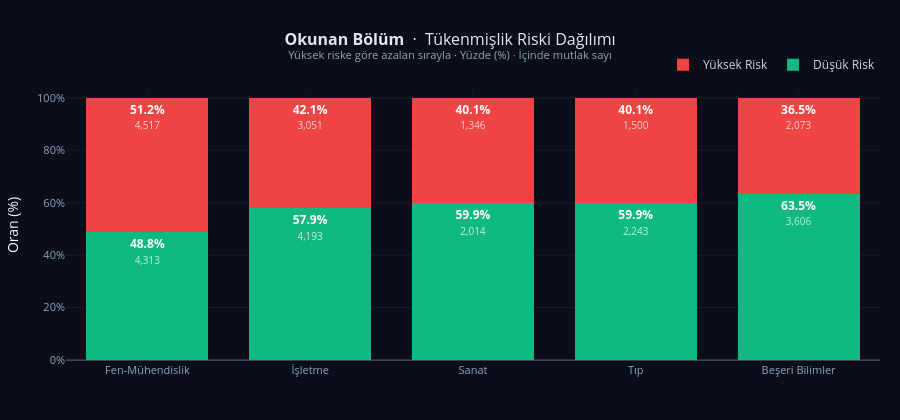
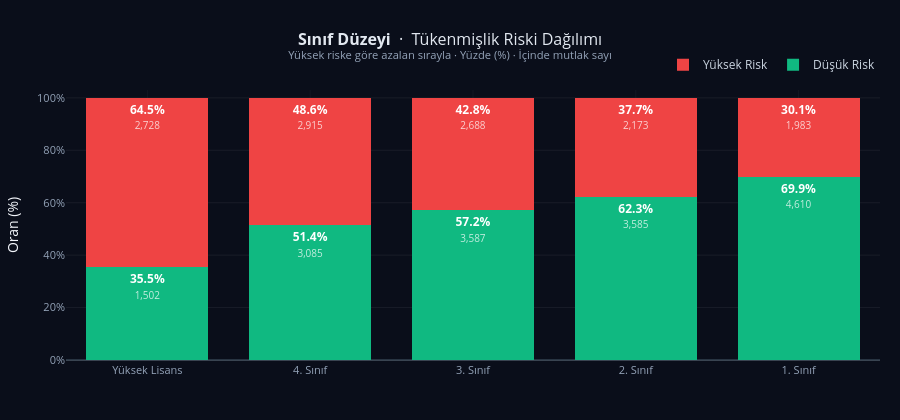

The notebook cell these images were saved under, in order:
### Markdown cell above
<div style="background:linear-gradient(135deg,#0d1117 0%,#161b22 100%);padding:20px 24px;border-radius:12px;border:1px solid rgba(167,139,250,0.15);margin-top:12px;box-shadow:0 4px 20px rgba(0,0,0,0.3);">
<div style="display:flex;align-items:center;gap:8px;margin-bottom:10px;">
<div style="width:3px;height:18px;background:linear-gradient(180deg,#a78bfa,#7c3aed);border-radius:1.5px;flex-shrink:0;"></div>
<h4 style="color:#c7d2fe;font-size:0.95em;font-weight:700;margin:0;">Veri Analisti Yorumu (Tekil Değişkenlerin Hedef Değişken ile Olan İlişkisi)</h4>
</div>
<p style="color:#cbd5e1;font-size:0.83em;line-height:1.5;margin:0;">
Sayısal değişkenlerin hedef risk seviyeleri kırılımındaki kutu grafikleri (box-plot) ve dağılımları incelendiğinde son derece önemli çıkarımlar elde edilmiştir:
<br>1. <strong>Weekly_GenAI_Hours & Perceived_AI_Dependency:</strong> Haftalık YZ kullanım saatleri arttıkça ve bağımlılık algısı yükseldikçe, öğrencilerin ezici çoğunluğunun <strong>High</strong> risk grubunda toplandığı görülmektedir. Bu iki değişken en güçlü risk belirleyicileridir.
<br>2. <strong>Traditional_Study_Hours:</strong> Geleneksel yöntemlerle çalışmaya daha fazla zaman ayıran öğrencilerin tükenmişlik riskinin azaldığı (negatif ilişki) gözlenmektedir. Bu durum geleneksel ders çalışmanın koruyucu etkisini doğrular.
<br>3. <strong>Anxiety_Level_During_Exams:</strong> Sınav anksiyetesi yüksek olan öğrencilerin High risk seviyesine girme eğilimi çok daha yüksektir.
<br>4. <strong>Tool_Diversity:</strong> Çok sayıda farklı YZ aracının aynı anda kullanılması (4 veya 5 araç), box plot yerine bar grafiklerinden de görüleceği üzere bilişsel adaptasyon yükünü artırarak risk düzeyini hafifçe yukarı taşımaktadır.
<br>5. <strong>Beceri Kalıcılık Skoru:</strong> Zayıf hafıza kalıcılık skoruna sahip öğrencilerde tükenmişlik riski daha yaygındır. (GPA bloğu ablation kararıyla modelden çıkarıldı.)
</p>
</div>

### Code cell
# 2.6 Kategorik Değişkenlerin Dağılımları
cat_cols = ['Okunan Bölüm', 'Sınıf Düzeyi', 'Birincil Kullanım Amacı',
            'Prompt Yazma Becerisi', 'Ücretli Abonelik', 'Kurum Politikası']
colors = {'Düşük': '#10b981', 'Yüksek': '#ef4444'}

for col in cat_cols:
    temp_df = df.copy()
    if temp_df[col].dtype == 'bool':
        temp_df[col] = temp_df[col].map({True: 'Abonelik Var', False: 'Abonelik Yok'})

    total_per_cat = temp_df.groupby(col, observed=True).size().rename('Toplam')
    plot_data = temp_df.groupby([col, TARGET], observed=True).size().reset_index(name='Sayı')
    plot_data = plot_data.merge(total_per_cat, on=col)
    plot_data['Oran (%)'] = (plot_data['Sayı'] / plot_data['Toplam'] * 100).round(1)

    # Yüksek risk oranına göre sırala
    order = (
        plot_data[plot_data[TARGET] == 'Yüksek']
        .set_index(col)['Oran (%)']
        .sort_values(ascending=False)
        .index.tolist()
    )
    plot_data[col] = pd.Categorical(plot_data[col], categories=order, ordered=True)
    plot_data = plot_data.sort_values(col)

    fig = go.Figure()

    for risk, color in colors.items():
        subset = plot_data[plot_data[TARGET] == risk]
        fig.add_trace(go.Bar(
            x=subset[col].astype(str),
            y=subset['Oran (%)'],
            name=risk + ' Risk',
            marker_color=color,
            marker_line_width=0,
            text=[f"<b>{r}%</b><br><span style='font-size:10px;opacity:0.75'>{n:,}</span>"
                  for r, n in zip(subset['Oran (%)'], subset['Sayı'])],
            textposition='inside',
            textfont=dict(size=12, color='white'),
            hovertemplate=(
                f"<b>{col}</b>: %{{x}}<br>"
                f"Risk: {risk}<br>"
                "Oran: %{y:.1f}%<br>"
                "Öğrenci: %{customdata:,}<extra></extra>"
            ),
            customdata=subset['Sayı'],
        ))

    fig.update_layout(
        barmode='stack',
        title=dict(
            text=(
                f"<b>{col}</b>  ·  Tükenmişlik Riski Dağılımı"
                "<br><sup style='color:#94a3b8'>Yüksek riske göre azalan sırayla · Yüzde (%) · İçinde mutlak sayı</sup>"
            ),
            font=dict(size=16, color='#e2e8f0'),
            x=0.5, xanchor='center'
        ),
        template='plotly_dark',
        paper_bgcolor='#0a0e1a',
        plot_bgcolor='#0a0e1a',
        legend=dict(
            orientation='h', yanchor='bottom', y=1.04,
            xanchor='right', x=1,
            font=dict(size=12, color='#cbd5e1'),
            bgcolor='rgba(0,0,0,0)'
        ),
        xaxis=dict(
            title=None,
            tickfont=dict(size=11, color='#94a3b8'),
            gridcolor='rgba(255,255,255,0.04)',
            linecolor='rgba(255,255,255,0.08)'
        ),
        yaxis=dict(
            title='Oran (%)',
            range=[0, 103],
            tickfont=dict(size=11, color='#94a3b8'),
            gridcolor='rgba(255,255,255,0.06)',
            ticksuffix='%'
        ),
        margin=dict(t=90, b=60, l=60, r=20),
        height=420,
        bargap=0.25,
    )

    # Kategori başına toplam n etiketi (x ekseninin hemen altında)
    totals = plot_data.drop_duplicates(col)[['Toplam']].set_index(plot_data.drop_duplicates(col)[col].astype(str))
    for cat in order:
        n = int(totals.loc[cat, 'Toplam'])
        fig.add_annotation(
            x=cat, y=-8, text=f"n={n:,}",
            showarrow=False, yref='y',
            font=dict(size=9, color='#64748b'),
            xanchor='center'
        )

    fig.show()

    try:
        fig.write_image(f"{FIGURES_DIR}eda_categorical_{col}.png", scale=2)
    except Exception:
        pass

### Figure 1 — Plotly figure (JSON) as saved in the notebook; plotly's stock layout.template omitted (floating-point values rounded to 4 significant figures)
{"data": [{"customdata": [4313, 4193, 2014, 2243, 3606], "hovertemplate": "<b>Okunan Bölüm</b>: %{x}<br>Risk: Düşük<br>Oran: %{y:.1f}%<br>Öğrenci: %{customdata:,}<extra></extra>", "marker": {"color": "#10b981", "line": {"width": 0}}, "name": "Düşük Risk", "text": ["<b>48.8%</b><br><span style='font-size:10px;opacity:0.75'>4,313</span>", "<b>57.9%</b><br><span style='font-size:10px;opacity:0.75'>4,193</span>", "<b>59.9%</b><br><span style='font-size:10px;opacity:0.75'>2,014</span>", "<b>59.9%</b><br><span style='font-size:10px;opacity:0.75'>2,243</span>", "<b>63.5%</b><br><span style='font-size:10px;opacity:0.75'>3,606</span>"], "textfont": {"color": "white", "size": 12}, "textposition": "inside", "type": "bar", "x": ["Fen-Mühendislik", "İşletme", "Sanat", "Tıp", "Beşeri Bilimler"], "y": [48.8, 57.9, 59.9, 59.9, 63.5]}, {"customdata": [4517, 3051, 1346, 1500, 2073], "hovertemplate": "<b>Okunan Bölüm</b>: %{x}<br>Risk: Yüksek<br>Oran: %{y:.1f}%<br>Öğrenci: %{customdata:,}<extra></extra>", "marker": {"color": "#ef4444", "line": {"width": 0}}, "name": "Yüksek Risk", "text": ["<b>51.2%</b><br><span style='font-size:10px;opacity:0.75'>4,517</span>", "<b>42.1%</b><br><span style='font-size:10px;opacity:0.75'>3,051</span>", "<b>40.1%</b><br><span style='font-size:10px;opacity:0.75'>1,346</span>", "<b>40.1%</b><br><span style='font-size:10px;opacity:0.75'>1,500</span>", "<b>36.5%</b><br><span style='font-size:10px;opacity:0.75'>2,073</span>"], "textfont": {"color": "white", "size": 12}, "textposition": "inside", "type": "bar", "x": ["Fen-Mühendislik", "İşletme", "Sanat", "Tıp", "Beşeri Bilimler"], "y": [51.2, 42.1, 40.1, 40.1, 36.5]}], "layout": {"annotations": [{"font": {"color": "#64748b", "size": 9}, "showarrow": false, "text": "n=8,830", "x": "Fen-Mühendislik", "xanchor": "center", "y": -8, "yref": "y"}, {"font": {"color": "#64748b", "size": 9}, "showarrow": false, "text": "n=7,244", "x": "İşletme", "xanchor": "center", "y": -8, "yref": "y"}, {"font": {"color": "#64748b", "size": 9}, "showarrow": false, "text": "n=3,360", "x": "Sanat", "xanchor": "center", "y": -8, "yref": "y"}, {"font": {"color": "#64748b", "size": 9}, "showarrow": false, "text": "n=3,743", "x": "Tıp", "xanchor": "center", "y": -8, "yref": "y"}, {"font": {"color": "#64748b", "size": 9}, "showarrow": false, "text": "n=5,679", "x": "Beşeri Bilimler", "xanchor": "center", "y": -8, "yref": "y"}], "bargap": 0.25, "barmode": "stack", "height": 420, "legend": {"bgcolor": "rgba(0,0,0,0)", "font": {"color": "#cbd5e1", "size": 12}, "orientation": "h", "x": 1, "xanchor": "right", "y": 1.04, "yanchor": "bottom"}, "margin": {"b": 60, "l": 60, "r": 20, "t": 90}, "paper_bgcolor": "#0a0e1a", "plot_bgcolor": "#0a0e1a", "title": {"font": {"color": "#e2e8f0", "size": 16}, "text": "<b>Okunan Bölüm</b>  ·  Tükenmişlik Riski Dağılımı<br><sup style='color:#94a3b8'>Yüksek riske göre azalan sırayla · Yüzde (%) · İçinde mutlak sayı</sup>", "x": 0.5, "xanchor": "center"}, "xaxis": {"gridcolor": "rgba(255,255,255,0.04)", "linecolor": "rgba(255,255,255,0.08)", "tickfont": {"color": "#94a3b8", "size": 11}, "title": {}}, "yaxis": {"gridcolor": "rgba(255,255,255,0.06)", "range": [0, 103], "tickfont": {"color": "#94a3b8", "size": 11}, "ticksuffix": "%", "title": {"text": "Oran (%)"}}}}

### Figure 2 — Plotly figure (JSON) as saved in the notebook; plotly's stock layout.template omitted (floating-point values rounded to 4 significant figures)
{"data": [{"customdata": [1502, 3085, 3587, 3585, 4610], "hovertemplate": "<b>Sınıf Düzeyi</b>: %{x}<br>Risk: Düşük<br>Oran: %{y:.1f}%<br>Öğrenci: %{customdata:,}<extra></extra>", "marker": {"color": "#10b981", "line": {"width": 0}}, "name": "Düşük Risk", "text": ["<b>35.5%</b><br><span style='font-size:10px;opacity:0.75'>1,502</span>", "<b>51.4%</b><br><span style='font-size:10px;opacity:0.75'>3,085</span>", "<b>57.2%</b><br><span style='font-size:10px;opacity:0.75'>3,587</span>", "<b>62.3%</b><br><span style='font-size:10px;opacity:0.75'>3,585</span>", "<b>69.9%</b><br><span style='font-size:10px;opacity:0.75'>4,610</span>"], "textfont": {"color": "white", "size": 12}, "textposition": "inside", "type": "bar", "x": ["Yüksek Lisans", "4. Sınıf", "3. Sınıf", "2. Sınıf", "1. Sınıf"], "y": [35.5, 51.4, 57.2, 62.3, 69.9]}, {"customdata": [2728, 2915, 2688, 2173, 1983], "hovertemplate": "<b>Sınıf Düzeyi</b>: %{x}<br>Risk: Yüksek<br>Oran: %{y:.1f}%<br>Öğrenci: %{customdata:,}<extra></extra>", "marker": {"color": "#ef4444", "line": {"width": 0}}, "name": "Yüksek Risk", "text": ["<b>64.5%</b><br><span style='font-size:10px;opacity:0.75'>2,728</span>", "<b>48.6%</b><br><span style='font-size:10px;opacity:0.75'>2,915</span>", "<b>42.8%</b><br><span style='font-size:10px;opacity:0.75'>2,688</span>", "<b>37.7%</b><br><span style='font-size:10px;opacity:0.75'>2,173</span>", "<b>30.1%</b><br><span style='font-size:10px;opacity:0.75'>1,983</span>"], "textfont": {"color": "white", "size": 12}, "textposition": "inside", "type": "bar", "x": ["Yüksek Lisans", "4. Sınıf", "3. Sınıf", "2. Sınıf", "1. Sınıf"], "y": [64.5, 48.6, 42.8, 37.7, 30.1]}], "layout": {"annotations": [{"font": {"color": "#64748b", "size": 9}, "showarrow": false, "text": "n=4,230", "x": "Yüksek Lisans", "xanchor": "center", "y": -8, "yref": "y"}, {"font": {"color": "#64748b", "size": 9}, "showarrow": false, "text": "n=6,000", "x": "4. Sınıf", "xanchor": "center", "y": -8, "yref": "y"}, {"font": {"color": "#64748b", "size": 9}, "showarrow": false, "text": "n=6,275", "x": "3. Sınıf", "xanchor": "center", "y": -8, "yref": "y"}, {"font": {"color": "#64748b", "size": 9}, "showarrow": false, "text": "n=5,758", "x": "2. Sınıf", "xanchor": "center", "y": -8, "yref": "y"}, {"font": {"color": "#64748b", "size": 9}, "showarrow": false, "text": "n=6,593", "x": "1. Sınıf", "xanchor": "center", "y": -8, "yref": "y"}], "bargap": 0.25, "barmode": "stack", "height": 420, "legend": {"bgcolor": "rgba(0,0,0,0)", "font": {"color": "#cbd5e1", "size": 12}, "orientation": "h", "x": 1, "xanchor": "right", "y": 1.04, "yanchor": "bottom"}, "margin": {"b": 60, "l": 60, "r": 20, "t": 90}, "paper_bgcolor": "#0a0e1a", "plot_bgcolor": "#0a0e1a", "title": {"font": {"color": "#e2e8f0", "size": 16}, "text": "<b>Sınıf Düzeyi</b>  ·  Tükenmişlik Riski Dağılımı<br><sup style='color:#94a3b8'>Yüksek riske göre azalan sırayla · Yüzde (%) · İçinde mutlak sayı</sup>", "x": 0.5, "xanchor": "center"}, "xaxis": {"gridcolor": "rgba(255,255,255,0.04)", "linecolor": "rgba(255,255,255,0.08)", "tickfont": {"color": "#94a3b8", "size": 11}, "title": {}}, "yaxis": {"gridcolor": "rgba(255,255,255,0.06)", "range": [0, 103], "tickfont": {"color": "#94a3b8", "size": 11}, "ticksuffix": "%", "title": {"text": "Oran (%)"}}}}
